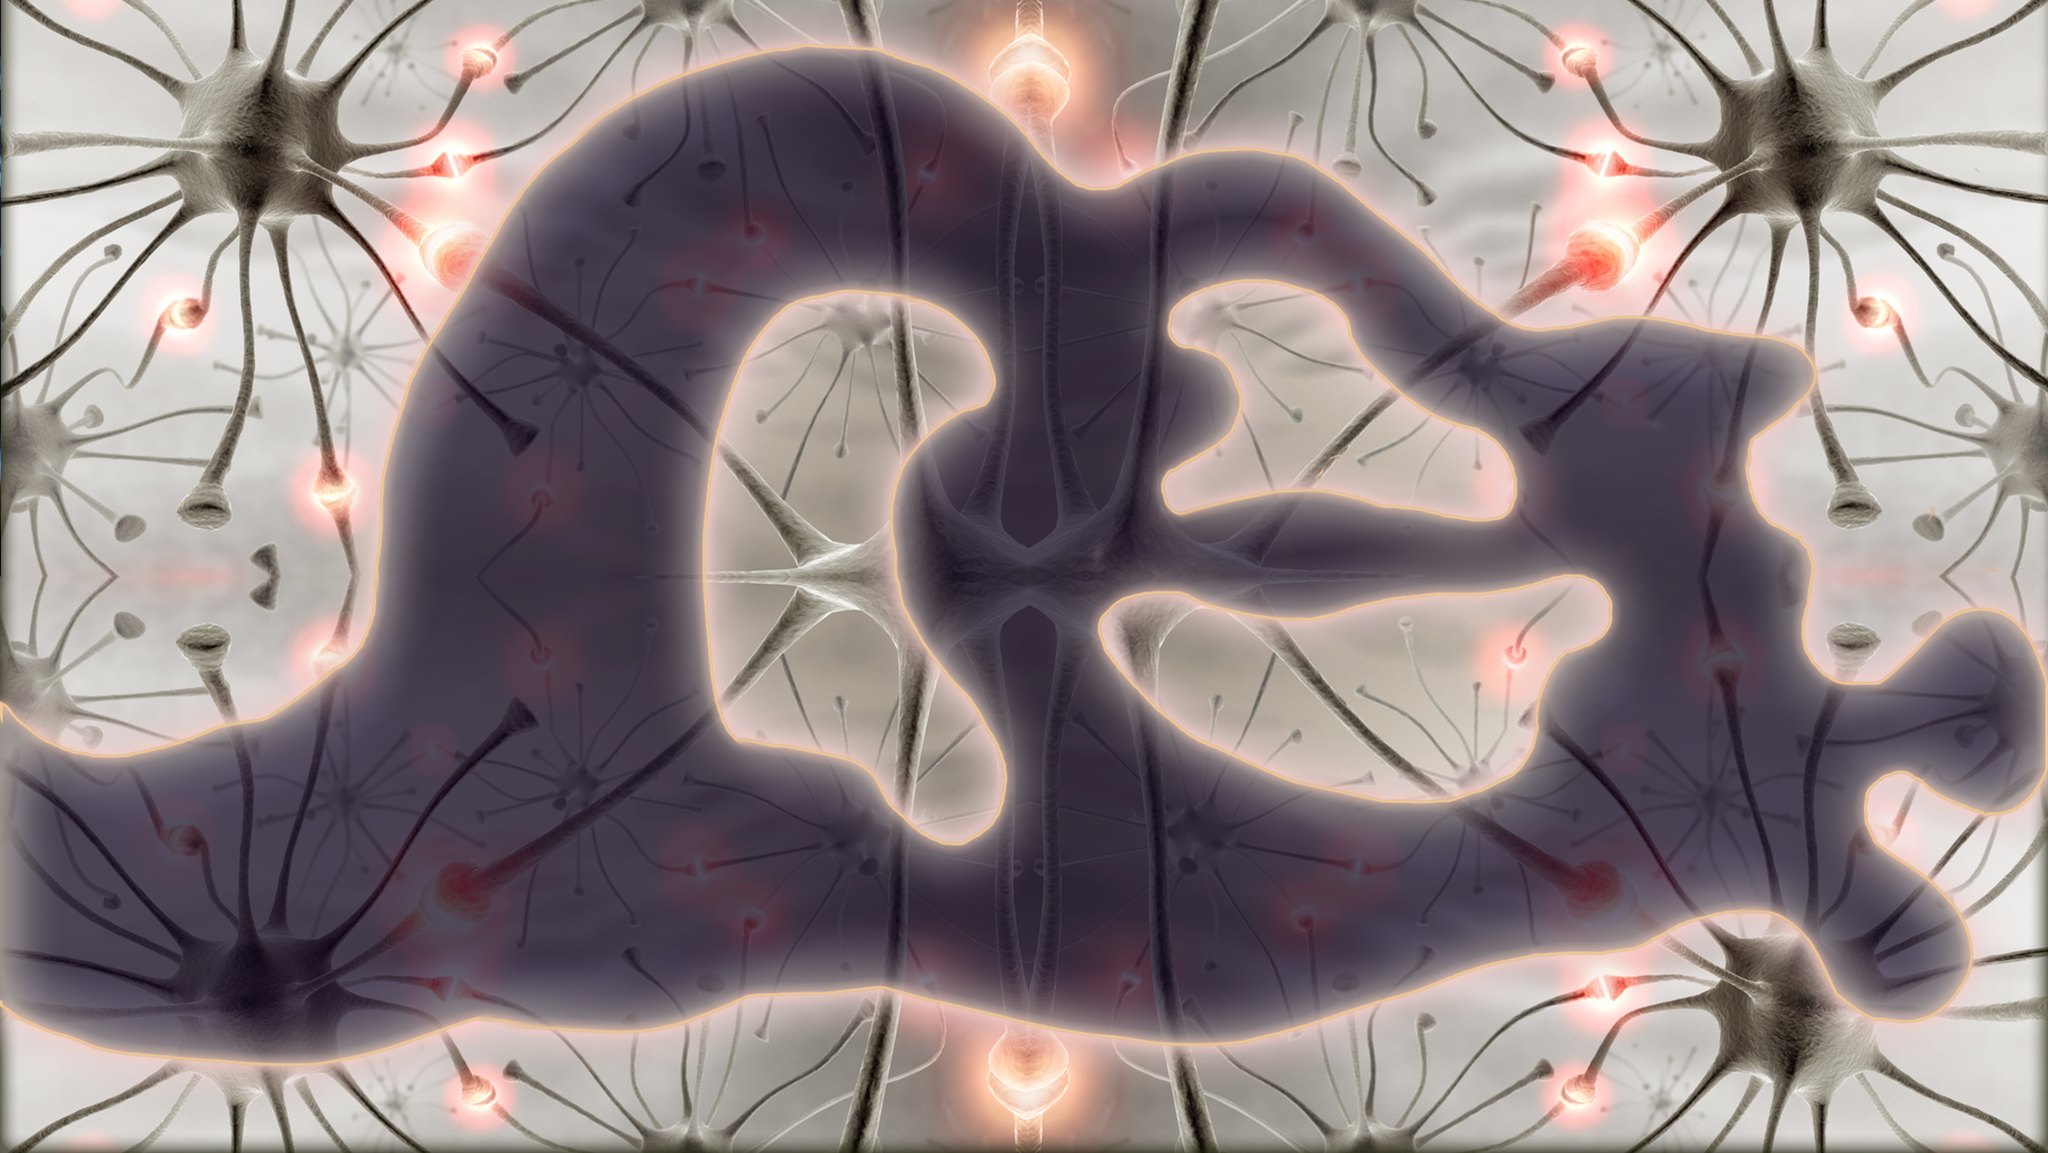

This game map was drawn from its Tiled (.tmx) file and the tilesets committed beside it. A one-line description and the full map source follow:
An orthogonal 1x1 tile map with 2272x1280 px tiles, 1 tile layer (块层 1), 2 tilesets and 34 objects.

<map version="1.0" orientation="orthogonal" renderorder="right-down" width="1" height="1" tilewidth="2272" tileheight="1280" nextobjectid="124">
 <tileset firstgid="1" name="第三关" tilewidth="2272" tileheight="1280" tilecount="1" columns="1">
  <image source="../Images/maps/level3/第三关.png" trans="ff00ff" width="2272" height="1280" />
 </tileset>
 <tileset firstgid="2" name="第三关" tilewidth="2272" tileheight="1280" tilecount="1" columns="1">
  <image source="../Images/maps/MapTest/第三关.png" trans="ff00ff" width="2272" height="1280" />
 </tileset>
 <layer name="块层 1" width="1" height="1">
  <data>
   <tile gid="2" />
  </data>
 </layer>
 <objectgroup name="对象层 1">
  <object id="86" x="-2.41371" y="779.628">
   <polygon points="0,0 69.9976,55.5153 200.338,50.6879 388.607,-38.6194 424.813,-125.513 432.054,-270.336 333.092,-786.869 -2.41371,-786.869" />
  </object>
  <object id="87" x="429.245" y="507.075">
   <polygon points="0,0 153.302,-316.038 -96.6981,-509.434" />
  </object>
  <object id="88" x="570.755" y="214.623">
   <polygon points="0,0 181.604,-146.226 -231.132,-216.981" />
  </object>
  <object id="89" x="716.981" y="96.6981">
   <polygon points="0,0 198.113,-51.8868 14.1509,-96.6981" />
  </object>
  <object id="90" x="896.226" y="49.5283">
   <polygon points="0,0 148.585,21.2264 82.5472,-56.6038" />
  </object>
  <object id="91" x="1033.02" y="70.7547">
   <polygon points="0,0 162.736,139.151 226.415,129.717 323.113,89.6226" />
  </object>
  <object id="92" x="1344.34" y="167.453">
   <polygon points="0,0 94.3396,2.35849 58.9623,-160.377" />
  </object>
  <object id="93" x="1433.96" y="169.811">
   <polygon points="0,0 252.358,198.113 433.962,186.321" />
  </object>
  <object id="94" x="1851.42" y="356.132">
   <polygon points="0,0 150.943,30.6604 7.07547,-205.189" />
  </object>
  <object id="96" x="1997.64" y="382.075">
   <polygon points="0,0 16.5094,47.1698 115.566,-40.0943" />
  </object>
  <object id="97" x="2014.15" y="419.811">
   <polygon points="0,0 -84.9057,75.4717 -56.6038,165.094 -2.35849,193.396" />
  </object>
  <object id="98" x="2002.36" y="603.774">
   <polygon points="0,0 -7.07547,94.3396 25.9434,148.585 96.6981,155.66 188.679,61.3208" />
  </object>
  <object id="100" x="2174.53" y="676.887">
   <polygon points="0,0 61.3208,9.43396 28.3019,-84.9057" />
  </object>
  <object id="101" x="2226.42" y="681.604">
   <polygon points="0,0 47.1698,84.9057 40.0943,-91.9811" />
  </object>
  <object id="102" x="2273.58" y="841.981">
   <polygon points="0,0 -58.9623,63.6792 -28.3019,165.094" />
  </object>
  <object id="103" x="2214.62" y="903.302">
   <polygon points="0,0 -101.415,-49.5283 -153.302,-33.0189 -139.151,35.3774 -25.9434,115.566" />
  </object>
  <object id="104" x="2183.96" y="1018.87">
   <polygon points="0,0 -21.2264,96.6981 77.8302,99.0566" />
  </object>
  <object id="105" x="2169.81" y="1110.85">
   <polygon points="0,0 -96.6981,18.8679 -11.7925,134.434" />
  </object>
  <object id="106" x="2080.19" y="1132.08">
   <polygon points="0,0 -84.9057,-103.774 -146.226,-127.358 -747.642,28.3019 -639.151,94.3396" />
  </object>
  <object id="107" x="1353.77" y="1162.74">
   <polygon points="0,0 -398.585,-70.7547 -558.962,-58.9623 -660.377,-14.1509" />
  </object>
  <object id="108" x="738.208" y="1143.87">
   <polygon points="0,0 -212.264,-18.8679 -410.377,40.0943 613.208,18.8679" />
  </object>
  <object id="109" x="363.208" y="1181.6">
   <polygon points="0,0 -367.925,-66.0377 -370.283,127.358 1091.98,108.491 1035.38,-14.1509" />
  </object>
  <object id="110" x="875" y="332.547">
   <polygon points="0,0 -84.9057,115.566 -96.6981,433.962 -54.2453,490.566 82.5472,514.151" />
  </object>
  <object id="111" x="877.358" y="330.189">
   <polygon points="0,0 127.358,-2.35849 216.981,51.8868 216.981,117.925 120.283,181.604" />
  </object>
  <object id="112" x="1000" y="507.075">
   <polygon points="0,0 -11.7925,134.434 -132.075,7.07547" />
  </object>
  <object id="113" x="988.208" y="629.717">
   <polygon points="0,0 68.3962,139.151 -117.925,25.9434" />
  </object>
  <object id="114" x="1044.81" y="740.566">
   <polygon points="0,0 73.1132,110.849 44.8113,191.038 -16.5094,191.038 -96.6981,103.774" />
  </object>
  <object id="115" x="1294.81" y="523.585">
   <polygon points="0,0 7.07547,47.1698 148.585,16.5094 80.1887,-58.9623" />
  </object>
  <object id="118" x="1334.91" y="386.792">
   <polygon points="0,0 42.4528,82.5472 242.925,63.6792 162.736,-18.8679" />
  </object>
  <object id="119" x="1344.34" y="396.226">
   <polygon points="0,0 -40.0943,-11.7925 -49.5283,-49.5283 -7.07547,-82.5472 89.6226,-87.2642 143.868,-54.2453 160.377,-21.2264" />
  </object>
  <object id="120" x="1570.75" y="445.755">
   <polygon points="0,0 80.1887,33.0189 113.208,91.9811 91.9811,134.434 -150.943,99.0566" />
  </object>
  <object id="121" x="1216.98" y="698.113">
   <polygon points="0,0 44.8113,-49.5283 132.075,-37.7358 205.189,-9.43396 49.5283,82.5472" />
  </object>
  <object id="122" x="1271.23" y="780.66">
   <polygon points="0,0 207.547,96.6981 339.623,108.491 433.962,58.9623 441.038,-21.2264 148.585,-96.6981" />
  </object>
  <object id="123" x="1422.17" y="688.679">
   <polygon points="0,0 325.472,-56.6038 370.283,-28.3019 356.132,18.8679 285.377,70.7547" />
  </object>
 </objectgroup>
</map>
